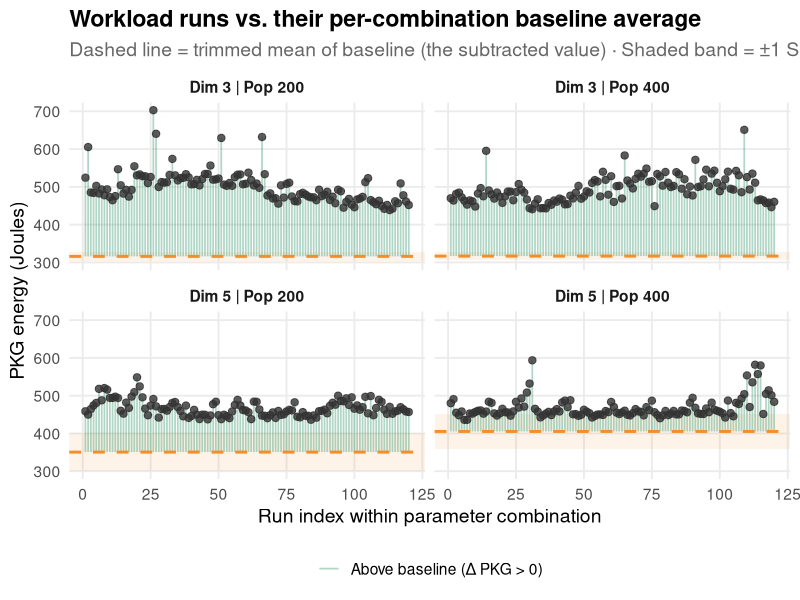
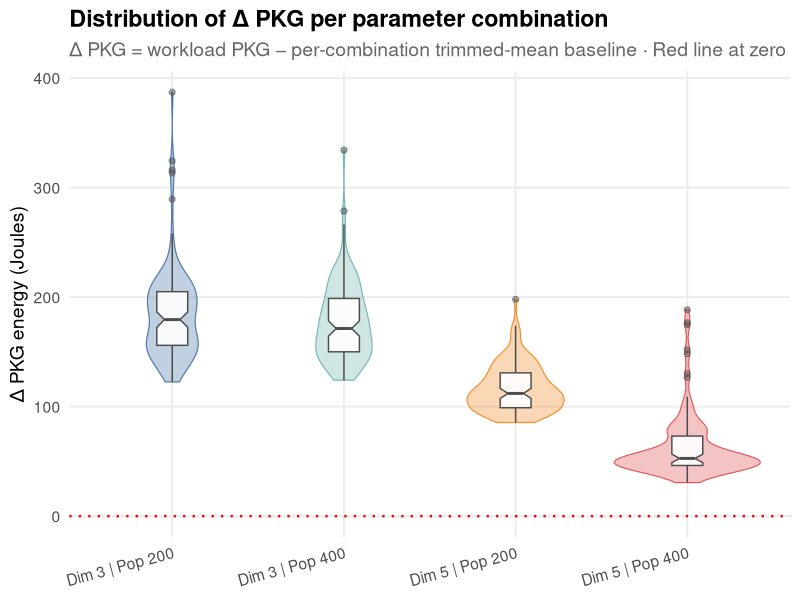
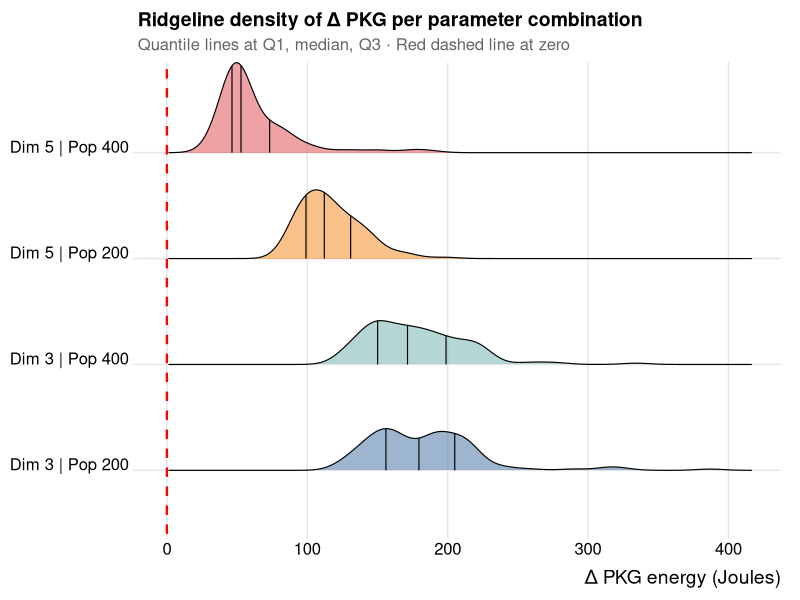
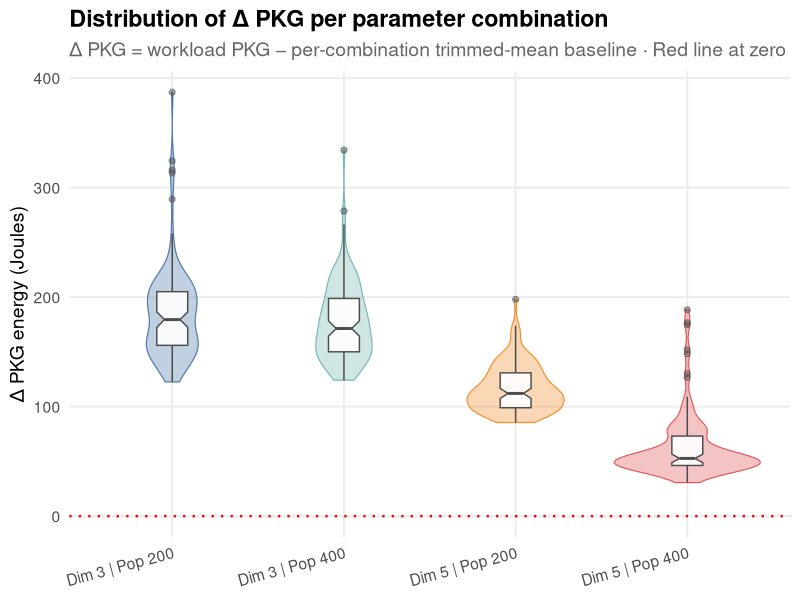

The R source for these figures, in order:
## ---- chunk 1
knitr::opts_chunk$set(
  echo      = TRUE,
  warning   = FALSE,
  message   = FALSE,
  fig.align = "center",
  fig.width = 9,
  fig.height = 5,
  dpi       = 150
)
## ---- chunk 2
library(ggplot2)
library(dplyr)
library(ggridges)
## ---- chunk 3
null_cols <- c("alpha", "max_gens", "different_seeds",
               "diff_fitness", "generations", "evaluations")

# ── Baseline (100 ms sampling) ───────────────────────────────────────────────
baseline <- read.csv("data/ola-base-ola-baseline-14-Dec-12-06-42.csv")
baseline[null_cols] <- NULL

# Per-combination trimmed mean (20 % trimming) — this is the value subtracted
baseline_summary <- baseline %>%
  group_by(dimension, population_size) %>%
  summarise(
    n_baseline       = n(),
    trimmed_mean_PKG = mean(PKG, trim = 0.2),
    sd_PKG           = sd(PKG),
    .groups = "drop"
  ) %>%
  mutate(param_combo = paste0("Dim ", dimension, " | Pop ", population_size))

# ── Workload ─────────────────────────────────────────────────────────────────
workload <- read.csv("data/ola-1.11.7-ola-14-Dec-13-02-30.csv")
workload$param_combo <- paste0("Dim ", workload$dimension,
                                " | Pop ", workload$population_size)

# Join the per-combination trimmed mean onto every workload row
workload <- workload %>%
  left_join(
    baseline_summary %>% select(dimension, population_size, trimmed_mean_PKG, sd_PKG),
    by = c("dimension", "population_size")
  ) %>%
  mutate(
    delta_PKG = PKG - trimmed_mean_PKG,
    run_index = ave(seq_along(PKG), param_combo, FUN = seq_along)
  )
## ---- chunk 4
baseline_summary %>%
  select(param_combo, n_baseline, trimmed_mean_PKG, sd_PKG) %>%
  mutate(across(where(is.numeric), ~ round(.x, 2)))
## ---- chunk 5
pal_sign <- c("TRUE" = "#3D9970", "FALSE" = "#E07A5F")

ggplot(workload, aes(x = as.numeric(run_index), y = PKG)) +
  # ±1 SD baseline band
  geom_rect(
    data = baseline_summary,
    aes(xmin = -Inf, xmax = Inf,
        ymin = trimmed_mean_PKG - sd_PKG,
        ymax = trimmed_mean_PKG + sd_PKG),
    fill = "#F28E2B", alpha = 0.10, inherit.aes = FALSE
  ) +
  # sign-coded vertical segments
  geom_segment(
    aes(xend = as.numeric(run_index),
        yend = trimmed_mean_PKG,
        colour = delta_PKG >= 0),
    alpha = 0.40, linewidth = 0.6
  ) +
  # workload points
  geom_point(colour = "grey20", size = 2.2, alpha = 0.80) +
  # baseline average line
  geom_hline(
    data = baseline_summary,
    aes(yintercept = trimmed_mean_PKG),
    linetype = "dashed", colour = "#F28E2B", linewidth = 1.0
  ) +
  scale_colour_manual(
    values = pal_sign,
    labels = c("TRUE" = "Above baseline (Δ PKG > 0)",
               "FALSE" = "Below baseline (Δ PKG < 0)"),
    name = NULL
  ) +
  facet_wrap(~ param_combo, ncol = 2) +
  theme_minimal(base_size = 14) +
  theme(
    legend.position  = "bottom",
    strip.text       = element_text(face = "bold"),
    panel.grid.minor = element_blank(),
    plot.title       = element_text(face = "bold"),
    plot.subtitle    = element_text(colour = "grey40")
  ) +
  labs(
    title    = "Workload runs vs. their per-combination baseline average",
    subtitle = "Dashed line = trimmed mean of baseline (the subtracted value) · Shaded band = ±1 SD",
    x        = "Run index within parameter combination",
    y        = "PKG energy (Joules)"
  )
## ---- chunk 6
combo_pal <- c(
  "Dim 3 | Pop 200" = "#4E79A7",
  "Dim 3 | Pop 400" = "#76B7B2",
  "Dim 5 | Pop 200" = "#F28E2B",
  "Dim 5 | Pop 400" = "#E15759"
)

ggplot(workload,
       aes(x = param_combo, y = delta_PKG,
           fill = param_combo, colour = param_combo)) +
  geom_violin(alpha = 0.35, linewidth = 0.4, width = 0.85) +
  geom_boxplot(
    width = 0.18, notch = TRUE,
    outlier.size = 1.8, outlier.alpha = 0.5,
    fill = "white", colour = "grey30", alpha = 0.9
  ) +
  geom_hline(yintercept = 0, linetype = "dotted",
             colour = "red", linewidth = 0.8) +
  scale_fill_manual(values = combo_pal) +
  scale_colour_manual(values = combo_pal) +
  theme_minimal(base_size = 14) +
  theme(
    legend.position  = "none",
    axis.text.x      = element_text(angle = 15, hjust = 1),
    panel.grid.minor = element_blank(),
    plot.title       = element_text(face = "bold"),
    plot.subtitle    = element_text(colour = "grey40")
  ) +
  labs(
    title    = "Distribution of Δ PKG per parameter combination",
    subtitle = "Δ PKG = workload PKG − per-combination trimmed-mean baseline · Red line at zero",
    x        = NULL,
    y        = "Δ PKG energy (Joules)"
  )
ggsave("preso/img/baseline-workload-comparison.png", height=4.5, width=8)
## ---- chunk 7
ggplot(workload,
       aes(x = delta_PKG, y = param_combo, fill = param_combo)) +
  geom_density_ridges(
    alpha          = 0.55,
    scale          = 0.85,
    quantile_lines = TRUE,
    quantiles      = c(0.25, 0.5, 0.75),
    linewidth      = 0.4
  ) +
  geom_vline(xintercept = 0, linetype = "dashed",
             colour = "red", linewidth = 0.8) +
  scale_fill_manual(values = combo_pal) +
  theme_ridges(font_size = 14) +
  theme(
    legend.position = "none",
    plot.title      = element_text(face = "bold"),
    plot.subtitle   = element_text(colour = "grey40")
  ) +
  labs(
    title    = "Ridgeline density of Δ PKG per parameter combination",
    subtitle = "Quantile lines at Q1, median, Q3 · Red dashed line at zero",
    x        = "Δ PKG energy (Joules)",
    y        = NULL
  )
